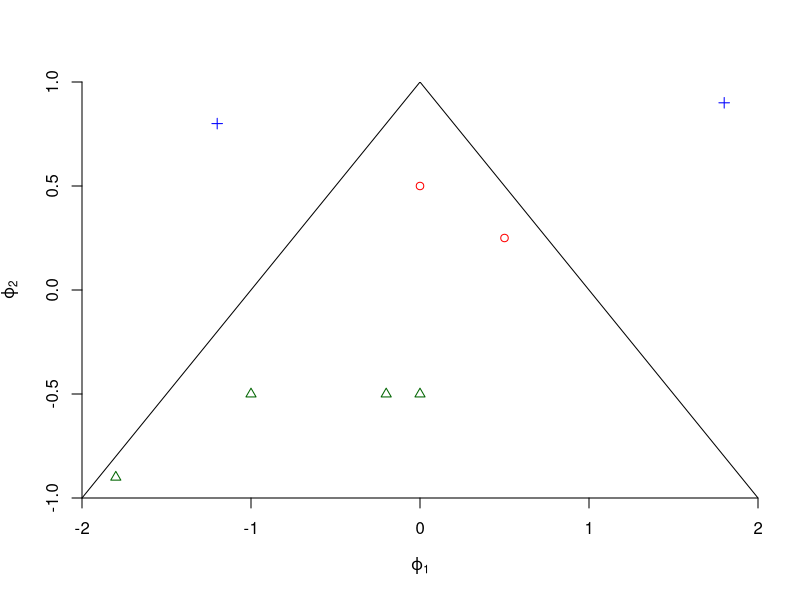

R code for this plot: (Note: this script raises an error after producing the figure.)
#####################################################################
# NAME:  Chris Bilder                                               #
# DATE:  12-21-06                                                   #
# PURPOSE: Roots of a polynomial                                    #
#                                                                   #
# NOTES:                                                            #
#####################################################################

#Syntax for a AR(2): 1 - phi1*z - phi2*z 
#  phi1 = 0.5, phi2 = 0
polyroot(z = c(1, -0.5))  

#####################################################################
#Outside unit circle examples - causal

  #phi1 = 0, phi2 = 0.5 
  polyroot(z = c(1, 0, -0.5))  
  
  #phi1 = 0, phi2 = -0.5 
  polyroot(z = c(1, 0, 0.5))  

  #phi1 = -0.2, phi2 = -0.5
  polyroot(z = c(1, 0.2, 0.5))  
  abs(polyroot(z = c(1, 0.2, 0.5))) #Check if outside 
  sqrt((-0.2)^2+1.4^2) #Verify abs() function did it correctly
  
  #phi1 = -1, phi2 = -0.5
  polyroot(z = c(1, 1, 0.5))  
  abs(polyroot(z = c(1, 1, 0.5))) 

  #phi1 = -1.8, phi2 = -0.9
  polyroot(z = c(1, 1.8, 0.9))  
  abs(polyroot(z = c(1, 1.8, 0.9))) 

  #phi1 = 0.5, phi2 = 0.25 
  polyroot(z = c(1, -0.5, -0.25))  
  abs(polyroot(z = c(1, -0.5, -0.25))) 


#####################################################################
# Inside unit circle examples - not causal

  #phi1 = 1.8, phi2 = 0.9
  polyroot(z = c(1, -1.8, -0.9))  
  abs(polyroot(z = c(1, -1.8, -0.9))) 

  #phi1 = -1.2, phi2 = 0.8
  polyroot(z = c(1, 1.2, -0.8))  
  abs(polyroot(z = c(1, 1.2, -0.8))) 
  
  
####################################################################
# Region

  #By default, R goes 4% more on y and x-axis limits,
  #  These par() options make it stop at specified limits 
  par(xaxs = "i", yaxs = "i")
  #Dummy plot 
  plot(x = -2, y = -1, xlim = c(-2,2), ylim = c(-1,1), type = "n", frame.plot = FALSE,
       xlab = expression(phi1[1]), ylab = expression(phi1[2])) 
  #abline() draws y = mx + b   
  abline(a = 1, b = -1) #Draw line of phi2 = 1 - phi1
  abline(a = 1, b =  1) #Draw line of phi2 = 1 + phi1
  #Plot the phi1 and phi2 values
  points(x = 0, y = 0.5, pch = 1, col = "red") 
  points(x = 0, y = -0.5, pch = 2, col = "darkgreen")
  points(x = -0.2, y = -0.5, pch = 2, col = "darkgreen")
  points(x = -1, y = -0.5, pch = 2, col = "darkgreen")
  points(x = -1.8, y = -0.9, pch = 2, col = "darkgreen")
  points(x = 0.5, y = 0.25, pch = 1, col = "red")
  
  points(x = 1.8, y = 0.9, pch = 3, col = "blue")
  points(x = -1.2, y = 0.8, pch = 3, col = "blue")

  legend(locator(1), legend = c("Causal, real roots", "Causal, complex roots", "Not Casual"), pch = c(1,2,3), 
         col = c("red", "darkgreen", "blue"), cex = 0.75, bty = "n")
   



  
#
